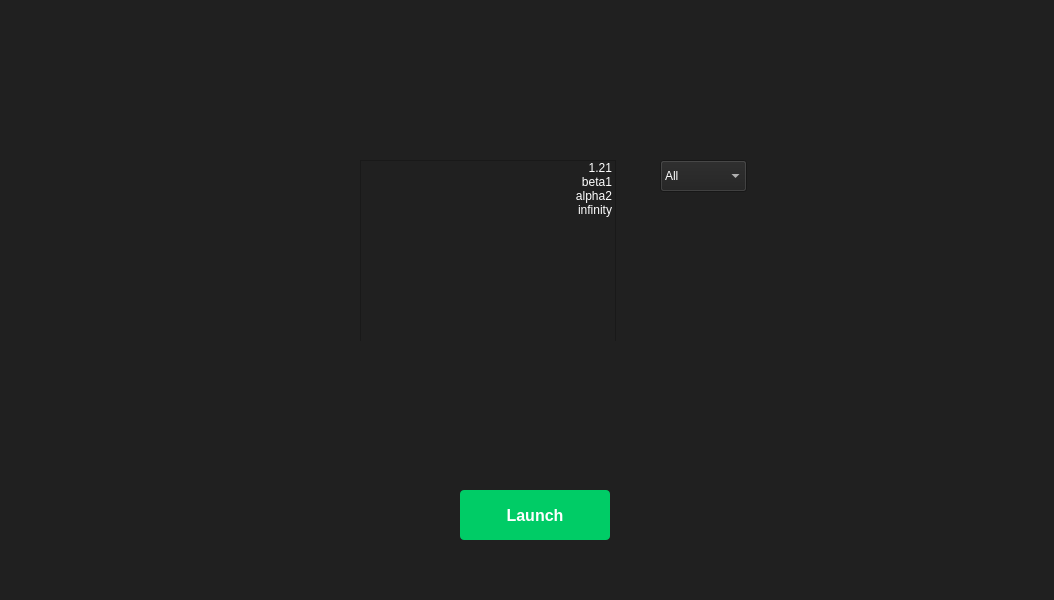
<?xml version="1.0" encoding="UTF-8"?>
<ui version="4.0">
 <class>SynthLauncher</class>
 <widget class="QMainWindow" name="SynthLauncher">
  <property name="geometry">
   <rect>
    <x>0</x>
    <y>0</y>
    <width>1054</width>
    <height>600</height>
   </rect>
  </property>
  <property name="windowTitle">
   <string>SynthLauncher</string>
  </property>
  <property name="styleSheet">
   <string notr="true">QWidget {
    background-color: #202020;
    color: white;
}
QPushButton {
    background-color: #444;
    color: white;
    padding: 5px;
    border-radius: 5px;
}
QPushButton:hover {
    background-color: #666;
}
QScrollArea {
    border: 2px solid #00aa00;
    border-radius: 5px;
}
</string>
  </property>
  <widget class="QWidget" name="centralwidget">
   <widget class="QPushButton" name="launchButton">
    <property name="geometry">
     <rect>
      <x>460</x>
      <y>490</y>
      <width>150</width>
      <height>50</height>
     </rect>
    </property>
    <property name="styleSheet">
     <string notr="true">
       QPushButton {
           background-color: rgb(0, 204, 102); /* Green color */
           color: white;
           font-size: 16px;
           font-weight: bold;
           border-radius: 4px; /* Less rounded corners */
           padding: 10px;
       }
       QPushButton:hover {
           background-color: rgb(0, 230, 115); /* Lighter green for hover effect */
       }
       QPushButton:pressed {
           background-color: rgb(0, 180, 90); /* Darker green for pressed effect */
       }
      </string>
    </property>
    <property name="text">
     <string>Launch</string>
    </property>
   </widget>
   <widget class="QComboBox" name="comboBoxWhatVersions">
    <property name="geometry">
     <rect>
      <x>660</x>
      <y>160</y>
      <width>87</width>
      <height>32</height>
     </rect>
    </property>
    <item>
     <property name="text">
      <string>All</string>
     </property>
    </item>
    <item>
     <property name="text">
      <string>Stable</string>
     </property>
    </item>
    <item>
     <property name="text">
      <string>Beta</string>
     </property>
    </item>
    <item>
     <property name="text">
      <string>Alpha</string>
     </property>
    </item>
    <item>
     <property name="text">
      <string>Trolls</string>
     </property>
    </item>
   </widget>
   <widget class="QStackedWidget" name="stackedWidget">
    <property name="geometry">
     <rect>
      <x>330</x>
      <y>150</y>
      <width>311</width>
      <height>191</height>
     </rect>
    </property>
    <widget class="QWidget" name="all">
     <property name="layoutDirection">
      <enum>Qt::RightToLeft</enum>
     </property>
     <widget class="QListWidget" name="listWidget">
      <property name="geometry">
       <rect>
        <x>30</x>
        <y>10</y>
        <width>256</width>
        <height>192</height>
       </rect>
      </property>
      <item>
       <property name="text">
        <string>1.21</string>
       </property>
      </item>
      <item>
       <property name="text">
        <string>beta1</string>
       </property>
      </item>
      <item>
       <property name="text">
        <string>alpha2</string>
       </property>
      </item>
      <item>
       <property name="text">
        <string>infinity</string>
       </property>
      </item>
     </widget>
    </widget>
    <widget class="QWidget" name="stable">
     <widget class="QListWidget" name="listWidget_2">
      <property name="geometry">
       <rect>
        <x>20</x>
        <y>20</y>
        <width>256</width>
        <height>192</height>
       </rect>
      </property>
      <item>
       <property name="text">
        <string>1.21</string>
       </property>
      </item>
      <item>
       <property name="text">
        <string>1.12</string>
       </property>
      </item>
     </widget>
    </widget>
    <widget class="QWidget" name="beta">
     <widget class="QListWidget" name="listWidget_3">
      <property name="geometry">
       <rect>
        <x>10</x>
        <y>10</y>
        <width>256</width>
        <height>192</height>
       </rect>
      </property>
      <item>
       <property name="text">
        <string>beta1</string>
       </property>
      </item>
      <item>
       <property name="text">
        <string>beta2</string>
       </property>
      </item>
     </widget>
    </widget>
    <widget class="QWidget" name="alpha">
     <widget class="QListWidget" name="listWidget_4">
      <property name="geometry">
       <rect>
        <x>40</x>
        <y>0</y>
        <width>256</width>
        <height>192</height>
       </rect>
      </property>
      <item>
       <property name="text">
        <string>alpha1</string>
       </property>
      </item>
      <item>
       <property name="text">
        <string>alpha2</string>
       </property>
      </item>
     </widget>
    </widget>
    <widget class="QWidget" name="trolls">
     <widget class="QListWidget" name="listWidget_5">
      <property name="geometry">
       <rect>
        <x>30</x>
        <y>20</y>
        <width>256</width>
        <height>192</height>
       </rect>
      </property>
      <item>
       <property name="text">
        <string>infintiy</string>
       </property>
      </item>
      <item>
       <property name="text">
        <string>Dankware version</string>
       </property>
      </item>
     </widget>
    </widget>
   </widget>
  </widget>
 </widget>
 <resources/>
 <connections>
  <connection>
   <sender>comboBoxWhatVersions</sender>
   <signal>currentIndexChanged(int)</signal>
   <receiver>stackedWidget</receiver>
   <slot>setCurrentIndex(int)</slot>
   <hints>
    <hint type="sourcelabel">
     <x>703</x>
     <y>175</y>
    </hint>
    <hint type="destinationlabel">
     <x>540</x>
     <y>255</y>
    </hint>
   </hints>
  </connection>
 </connections>
</ui>
